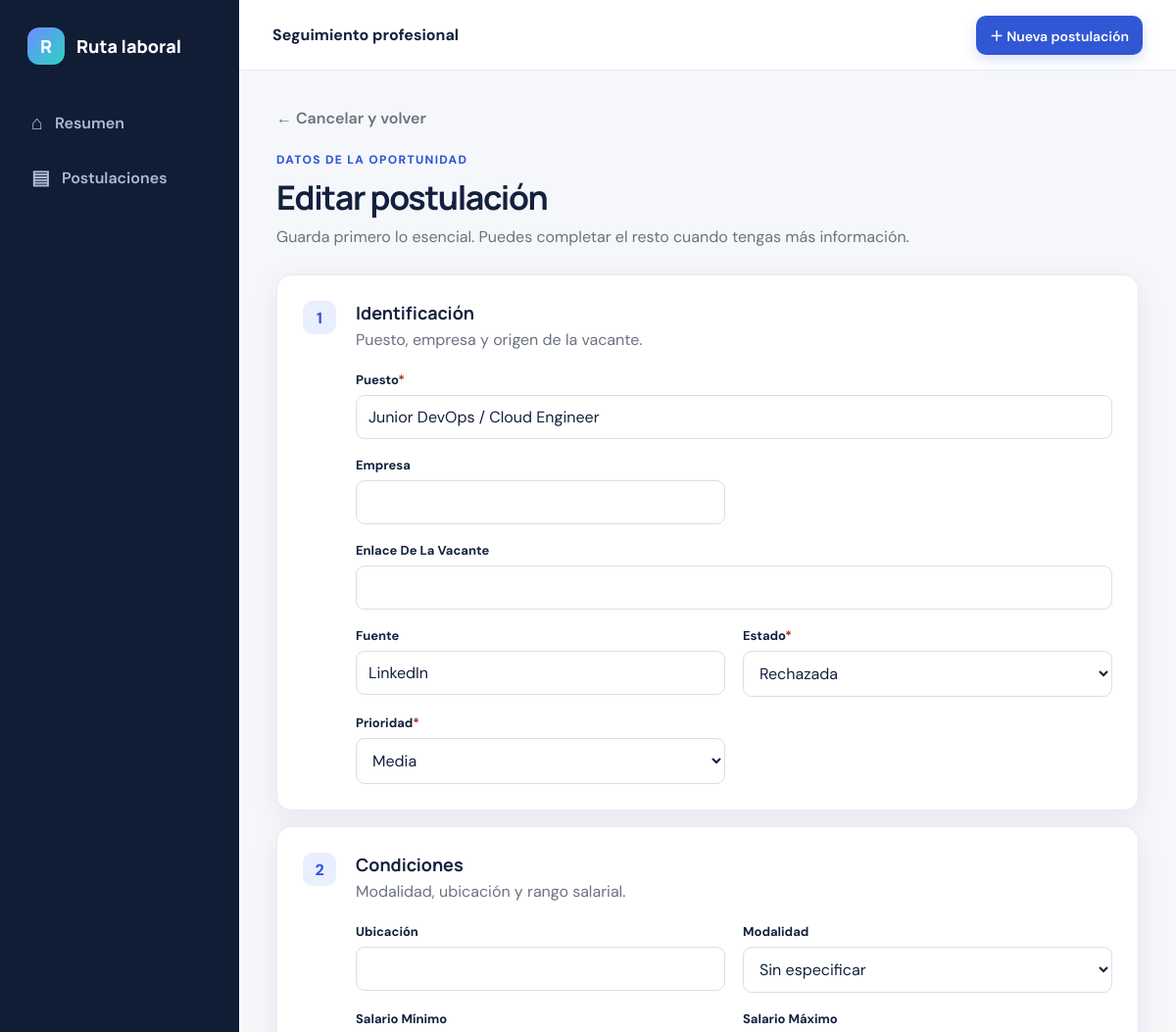
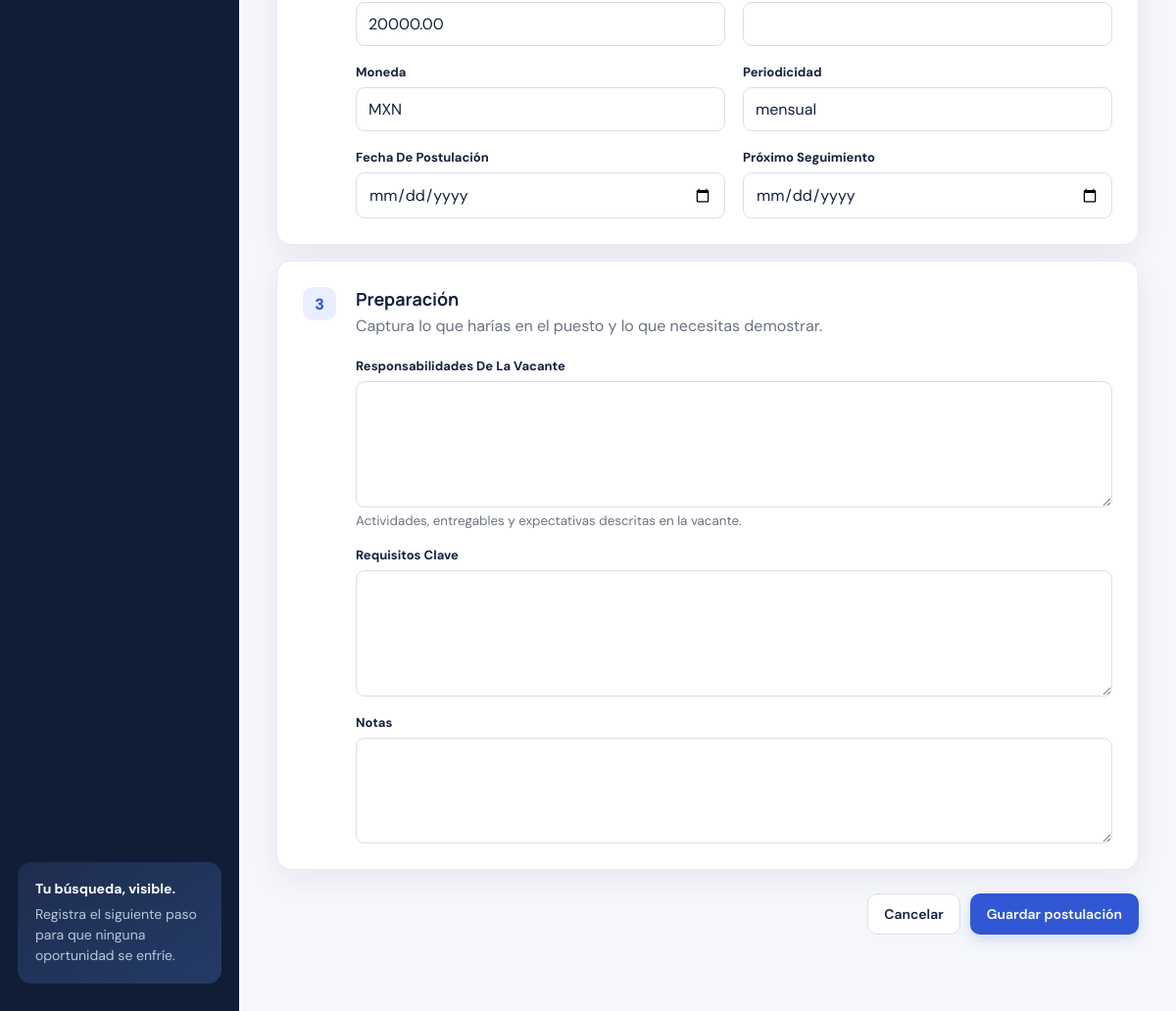
/postulaciones/1/editar/, run on the app's committed database (2 pictures, top to bottom).
### applications/models.py (models this page shows, shortened)
class JobApplication(models.Model):
    class Status(models.TextChoices):
        SAVED = "saved", "Guardada"
        APPLIED = "applied", "Postulación enviada"
        SCREENING = "screening", "Entrevista RR. HH."
        TECHNICAL = "technical", "Entrevista técnica"
        OFFER = "offer", "Oferta recibida"
        ACCEPTED = "accepted", "Oferta aceptada"
        REJECTED = "rejected", "Rechazada"
        WITHDRAWN = "withdrawn", "Retirada"
        CLOSED = "closed", "Vacante cerrada"
    class WorkMode(models.TextChoices):
        REMOTE = "remote", "Remoto"
        HYBRID = "hybrid", "Híbrido"
        ONSITE = "onsite", "Presencial"
        UNKNOWN = "unknown", "Sin especificar"
    title = models.CharField("puesto", max_length=180)
    company = models.CharField("empresa", max_length=140, blank=True)
    vacancy_url = models.URLField("enlace de la vacante", blank=True)
    source = models.CharField("fuente", max_length=80, blank=True)
    status = models.CharField("estado", max_length=20, choices=Status.choices, default=Status.SAVED)
    location = models.CharField("ubicación", max_length=120, blank=True)
    work_mode = models.CharField("modalidad", max_length=12, choices=WorkMode.choices, default=WorkMode.UNKNOWN)
    salary_min = models.DecimalField("salario mínimo", max_digits=12, decimal_places=2, null=True, blank=True)
    salary_max = models.DecimalField("salario máximo", max_digits=12, decimal_places=2, null=True, blank=True)
    currency = models.CharField("moneda", max_length=8, default="MXN", blank=True)
    salary_period = models.CharField("periodicidad", max_length=30, default="mensual", blank=True)
    applied_on = models.DateField("fecha de postulación", null=True, blank=True)
    next_step_on = models.DateField("próximo seguimiento", null=True, blank=True)
    priority = models.PositiveSmallIntegerField("prioridad", default=2, choices=[(1, "Alta"), (2, "Media"), (3, "Baja")])
    responsibilities = models.TextField("responsabilidades de la vacante", blank=True, help_text="Actividades, entregables y expectativas descritas en la vacante.")
    requirements = models.TextField("requisitos clave", blank=True)
    notes = models.TextField("notas", blank=True)
    created_at = models.DateTimeField(auto_now_add=True)
    updated_at = models.DateTimeField(auto_now=True)
    class Meta:
        ordering = ["priority", "-updated_at"]
    def get_absolute_url(self):
        return reverse("applications:detail", args=[self.pk])

### applications/views.py (the view)
# urls.py: path("postulaciones/<int:pk>/editar/", views.application_update, name="update"),
def application_update(request, pk):
    application = get_object_or_404(JobApplication, pk=pk)
    form = ApplicationForm(request.POST or None, instance=application)
    if request.method == "POST" and form.is_valid():
        form.save()
        messages.success(request, "Cambios guardados.")
        return redirect(application)
    return render(request, "applications/application_form.html", {"form": form, "title": "Editar postulación", "application": application})

### applications/forms.py
class ApplicationForm(forms.ModelForm):
    class Meta:
        model = JobApplication
        fields = [
            "title", "company", "vacancy_url", "source", "status", "priority",
            "location", "work_mode", "salary_min", "salary_max", "currency",
            "salary_period", "applied_on", "next_step_on", "responsibilities",
            "requirements", "notes",
        ]
        widgets = {
            "applied_on": DateInput(), "next_step_on": DateInput(),
            "responsibilities": forms.Textarea(attrs={"rows": 5}),
            "requirements": forms.Textarea(attrs={"rows": 5}),
            "notes": forms.Textarea(attrs={"rows": 4}),
        }

### templates/applications/application_form.html (shortened to what this page needs)
{% extends "base.html" %}
{% block content %}
<a class="back-link" href="{% if application %}{{ application.get_absolute_url }}{% else %}{% url 'applications:list' %}{% endif %}">← Cancelar y volver</a>
<section class="form-heading"><span class="eyebrow">Datos de la oportunidad</span><h1>{{ title }}</h1><p>Guarda primero lo esencial. Puedes completar el resto cuando tengas más información.</p></section>
<form method="post" class="application-form">{% csrf_token %}
  <section class="panel form-section"><div class="section-number">1</div><div class="form-section-content"><h2>Identificación</h2><p>Puesto, empresa y origen de la vacante.</p><div class="form-grid">{% for field in form %}{% if field.name in 'title company vacancy_url source status priority' %}<div class="field field-{{ field.name }}"><label for="{{ field.id_for_label }}">{{ field.label }}{% if field.field.required %}<span>*</span>{% endif %}</label>{{ field }}{{ field.errors }}</div>{% endif %}{% endfor %}</div></div></section>
  <section class="panel form-section"><div class="section-number">2</div><div class="form-section-content"><h2>Condiciones</h2><p>Modalidad, ubicación y rango salarial.</p><div class="form-grid">{% for field in form %}{% if field.name in 'location work_mode salary_min salary_max currency salary_period applied_on next_step_on' %}<div class="field field-{{ field.name }}"><label for="{{ field.id_for_label }}">{{ field.label }}</label>{{ field }}{{ field.errors }}</div>{% endif %}{% endfor %}</div></div></section>
  <section class="panel form-section"><div class="section-number">3</div><div class="form-section-content"><h2>Preparación</h2><p>Captura lo que harías en el puesto y lo que necesitas demostrar.</p><div class="form-grid single">{% for field in form %}{% if field.name in 'responsibilities requirements notes' %}<div class="field"><label for="{{ field.id_for_label }}">{{ field.label }}</label>{{ field }}{% if field.help_text %}<small>{{ field.help_text }}</small>{% endif %}{{ field.errors }}</div>{% endif %}{% endfor %}</div></div></section>
  <div class="form-actions"><a class="button secondary" href="{% if application %}{{ application.get_absolute_url }}{% else %}{% url 'applications:list' %}{% endif %}">Cancelar</a><button class="button primary" type="submit">Guardar postulación</button></div>
</form>
{% endblock %}

### static/css/app.css (style rules this page uses)
:root { --ink:#14213d;--muted:#6b7280;--line:#e7eaf0;--bg:#f5f7fb;--panel:#fff;--primary:#3157d5;--primary-dark:#2544aa;--teal:#0f766e;--amber:#b45309;--red:#b42318;--shadow:0 8px 30px rgba(23,35,61,.07) }
* { box-sizing:border-box }
html { font-size:16px }
body { margin:0;background:var(--bg);color:var(--ink);font-family:"DM Sans",sans-serif }
.eyebrow { display:block;color:var(--primary);font-weight:800;font-size:12px;letter-spacing:.11em;text-transform:uppercase;margin-bottom:7px }
h1,h2 { font-family:Manrope,sans-serif;margin:0 }
h1 { font-size:34px;letter-spacing:-.04em }
h2 { font-size:18px }
.page-heading p,.form-heading p,.panel-heading p { margin:7px 0 0;color:var(--muted) }
.button { display:inline-flex;align-items:center;justify-content:center;border:1px solid transparent;border-radius:10px;padding:11px 16px;font:600 14px "DM Sans";text-decoration:none;cursor:pointer }
.button.primary { background:var(--primary);color:#fff;box-shadow:0 5px 14px rgba(49,87,213,.18) }
.button.secondary { background:#fff;border-color:#d9deea;color:var(--ink) }
.panel { background:var(--panel);border:1px solid var(--line);border-radius:15px;box-shadow:var(--shadow) }
.back-link { display:inline-block;color:var(--muted);text-decoration:none;font-weight:600;margin-bottom:24px }
.form-heading { max-width:720px;margin-bottom:28px }
.application-form { display:grid;gap:16px;max-width:1050px }
.form-section { display:flex;padding:26px;gap:20px }
.section-number { display:grid;place-items:center;flex:0 0 34px;height:34px;border-radius:10px;background:#e9efff;color:var(--primary);font-weight:800 }
.form-section-content { flex:1 }
.form-section-content>p { margin:5px 0 22px;color:var(--muted) }
.form-grid { display:grid;grid-template-columns:repeat(2,1fr);gap:18px }
.form-grid.single { grid-template-columns:1fr }
.field-title,.field-vacancy_url { grid-column:span 2 }
.field label { display:block;font-size:13px;font-weight:700;text-transform:capitalize;margin-bottom:7px }
.field label span { color:var(--red) }
.field input,.field select,.field textarea { display:block;width:100%;border:1px solid #d9deea;border-radius:9px;padding:11px 12px;background:#fff;color:var(--ink);font:inherit;outline:none }
.field small { display:block;color:var(--muted);margin-top:5px }
.form-actions { display:flex;justify-content:flex-end;gap:10px;padding:8px 0 40px }

### data on the page
JobApplication: form "Junior DevOps / Cloud Engineer" "LinkedIn" "Rechazada" "Media", form "Sin especificar" "20000.00" "MXN" "mensual"

### other printed values
{{ title }} "Editar postulación"
{{ field.label }} "Puesto" "Empresa" "Enlace De La Vacante" "Fuente" "Estado" "Prioridad"
{{ field.label }} "Ubicación" "Modalidad" "Salario Mínimo" "Salario Máximo" "Moneda" "Periodicidad" "Fecha De Postulación" "Próximo Seguimiento"
{{ field.label }} "Responsabilidades De La Vacante" "Requisitos Clave" "Notas"
{{ field.help_text }} "Actividades, entregables y expectativas descritas en la vacante."
